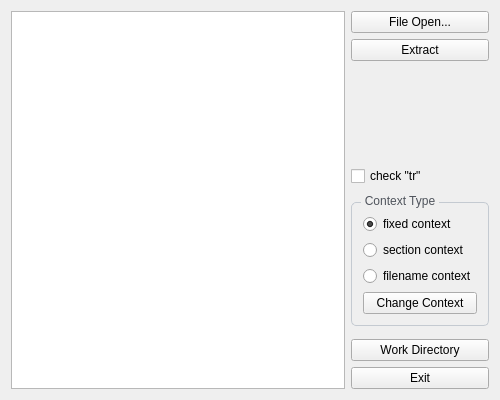
<?xml version="1.0" encoding="UTF-8"?>
<ui version="4.0">
 <class>MainWindow</class>
 <widget class="QMainWindow" name="MainWindow">
  <property name="geometry">
   <rect>
    <x>0</x>
    <y>0</y>
    <width>500</width>
    <height>400</height>
   </rect>
  </property>
  <widget class="QWidget" name="centralWidget">
   <layout class="QHBoxLayout" name="horizontalLayout">
    <item>
     <widget class="QListWidget" name="list_files">
      <property name="editTriggers">
       <set>QAbstractItemView::NoEditTriggers</set>
      </property>
     </widget>
    </item>
    <item>
     <layout class="QVBoxLayout" name="verticalLayout">
      <item>
       <widget class="QPushButton" name="btn_file_open">
        <property name="text">
         <string>File Open...</string>
        </property>
       </widget>
      </item>
      <item>
       <widget class="QPushButton" name="btn_extract">
        <property name="text">
         <string>Extract</string>
        </property>
       </widget>
      </item>
      <item>
       <spacer name="verticalSpacer">
        <property name="orientation">
         <enum>Qt::Vertical</enum>
        </property>
        <property name="sizeHint" stdset="0">
         <size>
          <width>20</width>
          <height>40</height>
         </size>
        </property>
       </spacer>
      </item>
      <item>
       <widget class="QCheckBox" name="checkBox">
        <property name="text">
         <string>check &quot;tr&quot;</string>
        </property>
       </widget>
      </item>
      <item>
       <widget class="QGroupBox" name="groupBox_context">
        <property name="styleSheet">
         <string notr="true"> QGroupBox {
	border: 1px solid rgb(196, 202, 209);
	border-radius: 5px;
	margin-top: 10px;
	margin-bottom: 7px;
	padding:0px;
	padding-top:1ex;
 }

 QGroupBox::title {
	top: -10 ex;
	left: 10px;
	subcontrol-origin: border;
    padding: 2px;
color: rgb(79, 84, 92);
 }
</string>
        </property>
        <property name="title">
         <string>Context Type</string>
        </property>
        <layout class="QVBoxLayout" name="verticalLayout_2">
         <item>
          <widget class="QRadioButton" name="radioButton_fixed">
           <property name="text">
            <string>fixed context</string>
           </property>
           <property name="checked">
            <bool>true</bool>
           </property>
          </widget>
         </item>
         <item>
          <widget class="QRadioButton" name="radioButton_section">
           <property name="text">
            <string>section context</string>
           </property>
          </widget>
         </item>
         <item>
          <widget class="QRadioButton" name="radioButton_file">
           <property name="text">
            <string>filename context</string>
           </property>
          </widget>
         </item>
         <item>
          <widget class="QPushButton" name="btn_change_context">
           <property name="text">
            <string>Change Context</string>
           </property>
          </widget>
         </item>
        </layout>
       </widget>
      </item>
      <item>
       <widget class="QPushButton" name="btn_open_work_directory">
        <property name="text">
         <string>Work Directory</string>
        </property>
       </widget>
      </item>
      <item>
       <widget class="QPushButton" name="btn_exit">
        <property name="text">
         <string>Exit</string>
        </property>
       </widget>
      </item>
     </layout>
    </item>
   </layout>
  </widget>
 </widget>
 <layoutdefault spacing="6" margin="11"/>
 <resources/>
 <connections/>
</ui>
